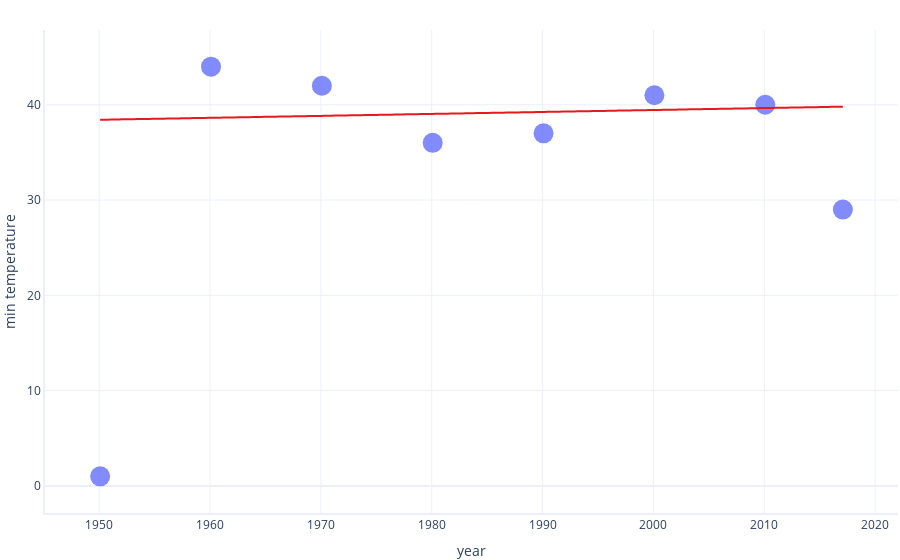

Source (notebook cell):
### Code cell
# Fit a model with SSD
# Fit a model by using sum of square differences
model = MicrosoftCustomLinearRegressor().fit(X = dataset.year, 
                                             y = dataset.min_temperature, 
                                             cost_function = sum_of_absolute_differences)

# Graph the model
graphing.scatter_2D(dataset, 
                    label_x="year", 
                    label_y="min_temperature", 
                    trendline=model.predict)
